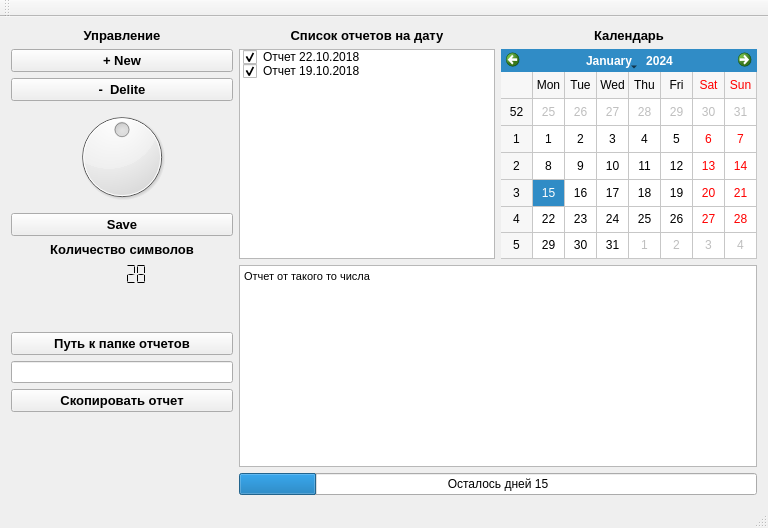
<?xml version="1.0" encoding="UTF-8"?>
<ui version="4.0">
 <class>MainWindow</class>
 <widget class="QMainWindow" name="MainWindow">
  <property name="geometry">
   <rect>
    <x>0</x>
    <y>0</y>
    <width>768</width>
    <height>528</height>
   </rect>
  </property>
  <property name="sizePolicy">
   <sizepolicy hsizetype="Minimum" vsizetype="Minimum">
    <horstretch>0</horstretch>
    <verstretch>0</verstretch>
   </sizepolicy>
  </property>
  <property name="windowTitle">
   <string>MainWindow</string>
  </property>
  <widget class="QWidget" name="centralWidget">
   <layout class="QGridLayout" name="gridLayout_2">
    <item row="0" column="0">
     <layout class="QGridLayout" name="gridLayout">
      <item row="0" column="0">
       <layout class="QVBoxLayout" name="verticalLayout_4">
        <property name="sizeConstraint">
         <enum>QLayout::SetMinimumSize</enum>
        </property>
        <item>
         <widget class="QLabel" name="label_4">
          <property name="font">
           <font>
            <pointsize>10</pointsize>
            <weight>75</weight>
            <bold>true</bold>
           </font>
          </property>
          <property name="text">
           <string>Управление</string>
          </property>
          <property name="alignment">
           <set>Qt::AlignCenter</set>
          </property>
          <property name="margin">
           <number>4</number>
          </property>
         </widget>
        </item>
        <item>
         <layout class="QVBoxLayout" name="verticalLayout_3">
          <property name="sizeConstraint">
           <enum>QLayout::SetMinimumSize</enum>
          </property>
          <item>
           <layout class="QVBoxLayout" name="verticalLayout_2">
            <item>
             <widget class="QPushButton" name="NewpushButton">
              <property name="font">
               <font>
                <pointsize>10</pointsize>
                <weight>75</weight>
                <bold>true</bold>
               </font>
              </property>
              <property name="text">
               <string>+ New</string>
              </property>
             </widget>
            </item>
            <item>
             <widget class="QPushButton" name="DelpushButton">
              <property name="font">
               <font>
                <pointsize>10</pointsize>
                <weight>75</weight>
                <bold>true</bold>
               </font>
              </property>
              <property name="text">
               <string>-  Delite</string>
              </property>
             </widget>
            </item>
            <item>
             <widget class="QDial" name="dial">
              <property name="maximum">
               <number>10</number>
              </property>
              <property name="pageStep">
               <number>1</number>
              </property>
              <property name="value">
               <number>5</number>
              </property>
              <property name="sliderPosition">
               <number>5</number>
              </property>
              <property name="tracking">
               <bool>true</bool>
              </property>
              <property name="orientation">
               <enum>Qt::Horizontal</enum>
              </property>
             </widget>
            </item>
            <item>
             <widget class="QPushButton" name="SavepushButton">
              <property name="font">
               <font>
                <pointsize>10</pointsize>
                <weight>75</weight>
                <bold>true</bold>
               </font>
              </property>
              <property name="text">
               <string>Save</string>
              </property>
             </widget>
            </item>
           </layout>
          </item>
          <item>
           <layout class="QVBoxLayout" name="verticalLayout">
            <item>
             <widget class="QLabel" name="label">
              <property name="font">
               <font>
                <pointsize>10</pointsize>
                <weight>75</weight>
                <bold>true</bold>
               </font>
              </property>
              <property name="text">
               <string>Количество символов</string>
              </property>
              <property name="alignment">
               <set>Qt::AlignCenter</set>
              </property>
             </widget>
            </item>
            <item>
             <widget class="QLCDNumber" name="lcdNumber">
              <property name="frameShape">
               <enum>QFrame::Box</enum>
              </property>
              <property name="frameShadow">
               <enum>QFrame::Raised</enum>
              </property>
              <property name="lineWidth">
               <number>0</number>
              </property>
              <property name="midLineWidth">
               <number>0</number>
              </property>
              <property name="segmentStyle">
               <enum>QLCDNumber::Flat</enum>
              </property>
              <property name="value" stdset="0">
               <double>28.000000000000000</double>
              </property>
              <property name="intValue" stdset="0">
               <number>28</number>
              </property>
             </widget>
            </item>
            <item>
             <spacer name="verticalSpacer_2">
              <property name="orientation">
               <enum>Qt::Vertical</enum>
              </property>
              <property name="sizeType">
               <enum>QSizePolicy::Fixed</enum>
              </property>
              <property name="sizeHint" stdset="0">
               <size>
                <width>20</width>
                <height>40</height>
               </size>
              </property>
             </spacer>
            </item>
            <item>
             <widget class="QPushButton" name="pathPushButton">
              <property name="font">
               <font>
                <pointsize>10</pointsize>
                <weight>75</weight>
                <bold>true</bold>
               </font>
              </property>
              <property name="text">
               <string>Путь к папке отчетов</string>
              </property>
             </widget>
            </item>
            <item>
             <widget class="QLineEdit" name="folderlineEdit"/>
            </item>
            <item>
             <widget class="QPushButton" name="CopyPushButton">
              <property name="font">
               <font>
                <pointsize>10</pointsize>
                <weight>75</weight>
                <bold>true</bold>
               </font>
              </property>
              <property name="text">
               <string>Скопировать отчет</string>
              </property>
             </widget>
            </item>
            <item>
             <spacer name="verticalSpacer_3">
              <property name="orientation">
               <enum>Qt::Vertical</enum>
              </property>
              <property name="sizeHint" stdset="0">
               <size>
                <width>20</width>
                <height>40</height>
               </size>
              </property>
             </spacer>
            </item>
           </layout>
          </item>
         </layout>
        </item>
       </layout>
      </item>
      <item row="0" column="1">
       <layout class="QVBoxLayout" name="verticalLayout_8">
        <property name="sizeConstraint">
         <enum>QLayout::SetFixedSize</enum>
        </property>
        <item>
         <layout class="QHBoxLayout" name="horizontalLayout">
          <item>
           <layout class="QVBoxLayout" name="verticalLayout_5">
            <item>
             <widget class="QLabel" name="label_3">
              <property name="font">
               <font>
                <pointsize>10</pointsize>
                <weight>75</weight>
                <bold>true</bold>
               </font>
              </property>
              <property name="text">
               <string>Список отчетов на дату</string>
              </property>
              <property name="alignment">
               <set>Qt::AlignCenter</set>
              </property>
              <property name="margin">
               <number>4</number>
              </property>
             </widget>
            </item>
            <item>
             <widget class="QListWidget" name="listWidget">
              <item>
               <property name="text">
                <string>Отчет 22.10.2018</string>
               </property>
               <property name="checkState">
                <enum>Checked</enum>
               </property>
              </item>
              <item>
               <property name="text">
                <string>Отчет 19.10.2018</string>
               </property>
               <property name="checkState">
                <enum>Checked</enum>
               </property>
              </item>
             </widget>
            </item>
           </layout>
          </item>
          <item>
           <layout class="QVBoxLayout" name="verticalLayout_6">
            <item>
             <widget class="QLabel" name="label_2">
              <property name="font">
               <font>
                <pointsize>10</pointsize>
                <weight>75</weight>
                <bold>true</bold>
               </font>
              </property>
              <property name="layoutDirection">
               <enum>Qt::LeftToRight</enum>
              </property>
              <property name="text">
               <string>Календарь</string>
              </property>
              <property name="alignment">
               <set>Qt::AlignCenter</set>
              </property>
              <property name="margin">
               <number>4</number>
              </property>
             </widget>
            </item>
            <item>
             <widget class="QCalendarWidget" name="calendarWidget">
              <property name="locale">
               <locale language="English" country="UnitedStates"/>
              </property>
              <property name="firstDayOfWeek">
               <enum>Qt::Monday</enum>
              </property>
              <property name="gridVisible">
               <bool>true</bool>
              </property>
              <property name="verticalHeaderFormat">
               <enum>QCalendarWidget::ISOWeekNumbers</enum>
              </property>
             </widget>
            </item>
           </layout>
          </item>
         </layout>
        </item>
        <item>
         <layout class="QVBoxLayout" name="verticalLayout_7">
          <item>
           <widget class="QTextEdit" name="textEdit">
            <property name="html">
             <string>&lt;!DOCTYPE HTML PUBLIC &quot;-//W3C//DTD HTML 4.0//EN&quot; &quot;http://www.w3.org/TR/REC-html40/strict.dtd&quot;&gt;
&lt;html&gt;&lt;head&gt;&lt;meta name=&quot;qrichtext&quot; content=&quot;1&quot; /&gt;&lt;style type=&quot;text/css&quot;&gt;
p, li { white-space: pre-wrap; }
&lt;/style&gt;&lt;/head&gt;&lt;body style=&quot; font-family:'MS Shell Dlg 2'; font-size:8.25pt; font-weight:400; font-style:normal;&quot;&gt;
&lt;p style=&quot; margin-top:0px; margin-bottom:0px; margin-left:0px; margin-right:0px; -qt-block-indent:0; text-indent:0px;&quot;&gt;Отчет от такого то числа&lt;/p&gt;&lt;/body&gt;&lt;/html&gt;</string>
            </property>
           </widget>
          </item>
          <item>
           <widget class="QProgressBar" name="progressBar">
            <property name="mouseTracking">
             <bool>false</bool>
            </property>
            <property name="tabletTracking">
             <bool>false</bool>
            </property>
            <property name="focusPolicy">
             <enum>Qt::NoFocus</enum>
            </property>
            <property name="layoutDirection">
             <enum>Qt::LeftToRight</enum>
            </property>
            <property name="autoFillBackground">
             <bool>false</bool>
            </property>
            <property name="value">
             <number>15</number>
            </property>
            <property name="format">
             <string>Осталось дней %p</string>
            </property>
           </widget>
          </item>
         </layout>
        </item>
       </layout>
      </item>
     </layout>
    </item>
   </layout>
  </widget>
  <widget class="QMenuBar" name="menuBar">
   <property name="geometry">
    <rect>
     <x>0</x>
     <y>0</y>
     <width>768</width>
     <height>21</height>
    </rect>
   </property>
  </widget>
  <widget class="QToolBar" name="mainToolBar">
   <attribute name="toolBarArea">
    <enum>TopToolBarArea</enum>
   </attribute>
   <attribute name="toolBarBreak">
    <bool>false</bool>
   </attribute>
  </widget>
  <widget class="QStatusBar" name="statusBar"/>
 </widget>
 <layoutdefault spacing="6" margin="11"/>
 <resources/>
 <connections/>
</ui>
